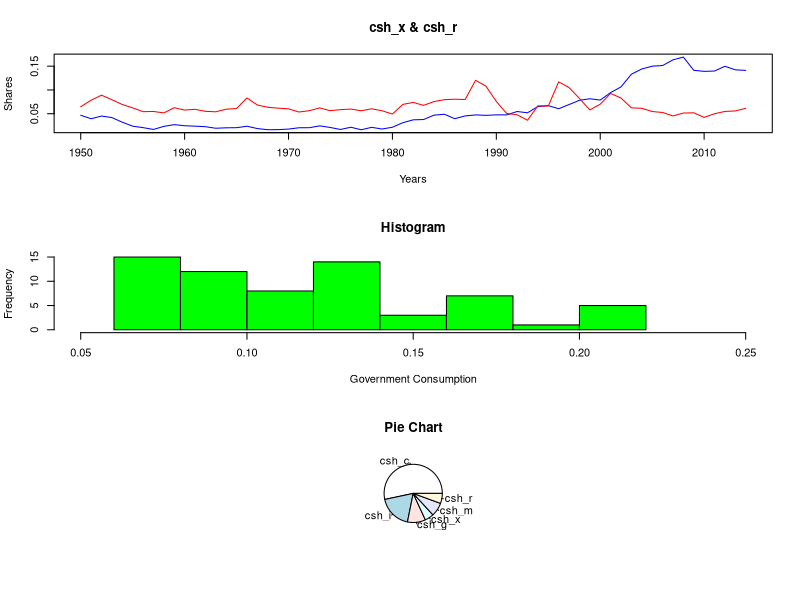
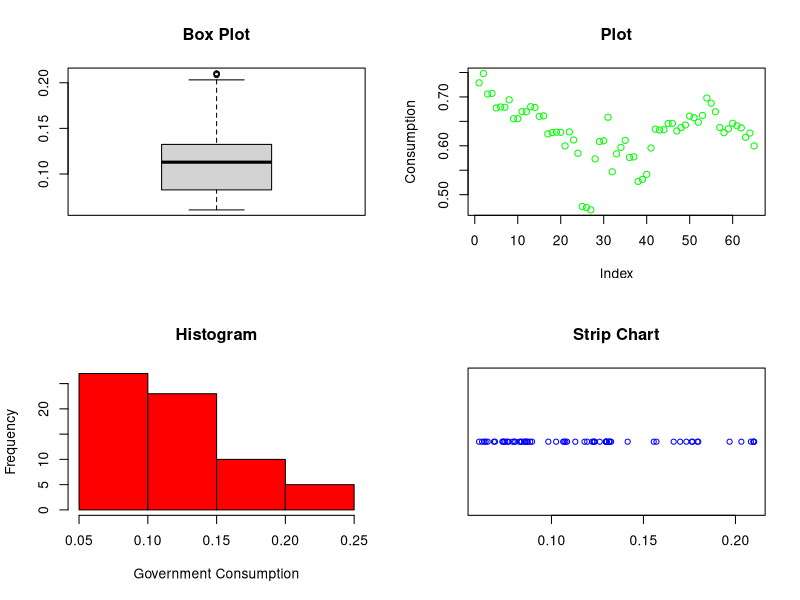

Generate these figures, in order, with R:
# Section 1 Question
# Your plot should include three subplots. They should be placed vertically in given order.
# 
# Line plot: showing the changes in merchandise exports (csh_x) with a blue line and
# residual trade (csh_r) with a red line over time (year).
  # Title should be “csh_x & csh_r“
  # x-axes should be labeled as “Years“
  # y-axes should be labeled as “Shares“
# Histogram: Histogram should represent government consumption (csh_g).
  # Title should be “Histogram“
  # x-axes should be labeled as “Government Consumption“
  # It should have 7 breaks and the bars should be colored green
  # x-axes should be limited by 0.05 and 0.25
# Pie chart: This plot should be the absolute of averages of shares labeled
# with the name of the header. For example, “csh_m” labeled slice of the pie chart
# has the value of 0.08966396.
  # Title should be “Pie Chart“

data <- read.table("CGDPo.tsv", dec = ",", header = T)

par(mfrow=c(3,1))

plot(data$year, data$csh_x, 
     type="l", 
     col="blue", 
     main="csh_x & csh_r",
     xlab="Years", 
     ylab="Shares")
lines(data$year, data$csh_r, col="red")


hist(data$csh_g, 
     breaks =7,
     col="green", 
     xlab="Government Consumption",
     main="Histogram", 
     xlim=c(0.05,0.25))


total <- abs(apply(data, 2, mean)[-1])
pie(total, main="Pie Chart")

# Section 2 Question
# Your plot should include four subplots in 2×2 shape which are described below in top-to-bottom and left-to-right.
# 
# Box Plot: Plot the government consumption which has the title csh_g in the data.
# This plot should have title Box Plot above.
#
# Scatter Plot: This plot should represent household consumption
# which has the title csh_c in the data. Points should be green circles.
# It should have title Index on below, Consumption on left, and Plot above.
# 
# Histogram: This plot should also represent the government consumption data.
# Bars should be colored red. Bar count should be 4.
# The plot should be titled Government Consumption below and Histogram above.
#
# Strip Plot: This plot should represent government consumption again.
# Points should be blue circles. The plot should be titled Strip Chart above.

data <- read.table("CGDPo.tsv", dec = ",", header = T)

par(mfrow=c(2,2))

boxplot(data$csh_g, main = "Box Plot")

plot(data$csh_c, col = "green", xlab = "Index", ylab = "Consumption", main = "Plot")

hist(data$csh_g, col = "red", breaks = 3,
     xlab = "Government Consumption", main = "Histogram")

stripchart(data$csh_g, pch = 1, col = "blue", main = "Strip Chart")
